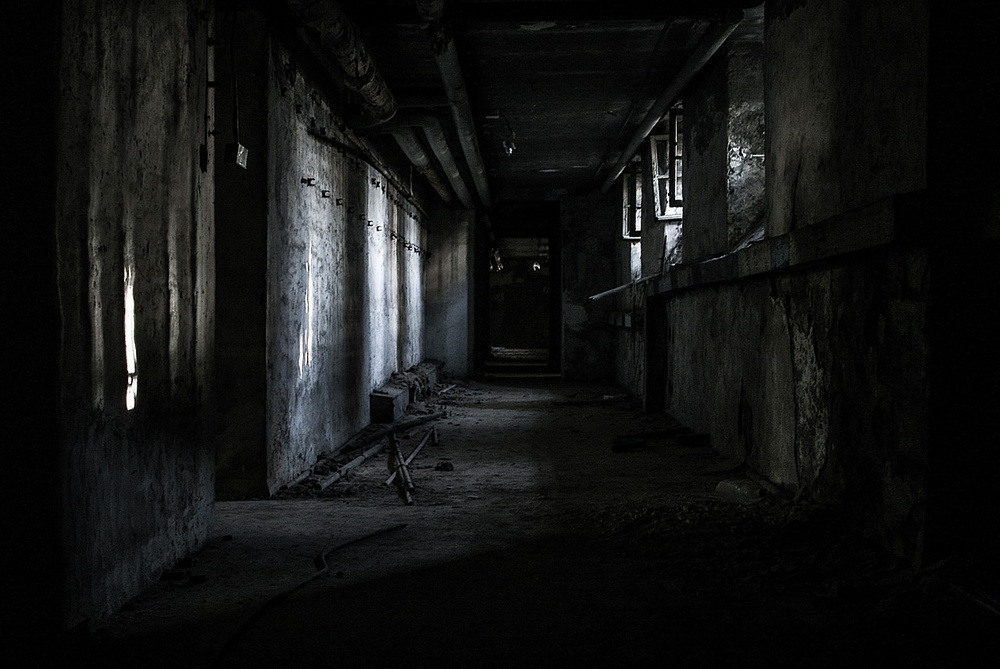
%> input picture Processamento Digital de Imagens/Aula2/imgoriginal.jpg, 1000 x 669 px, shrunk from 1280 x 856 before the run
$ octave imgEqualizar2.m   (GNU Octave 9; MATLAB toolbox functions it lacks are replaced by stand-ins)
%> lines starting %> are read from the running program, lines starting %| are printed output that depends on the picture
pkg load image;
clc;

imgEsc = imread('imgoriginal.jpg');
%> imgEsc is the input picture: size 669x1000x3 uint8; mean R, G, B 19.1, 19.9, 19.3
imgEsc = rgb2gray(imgEsc);
%> imgEsc: size 669x1000 uint8

imgEq = histeq(imgEsc);
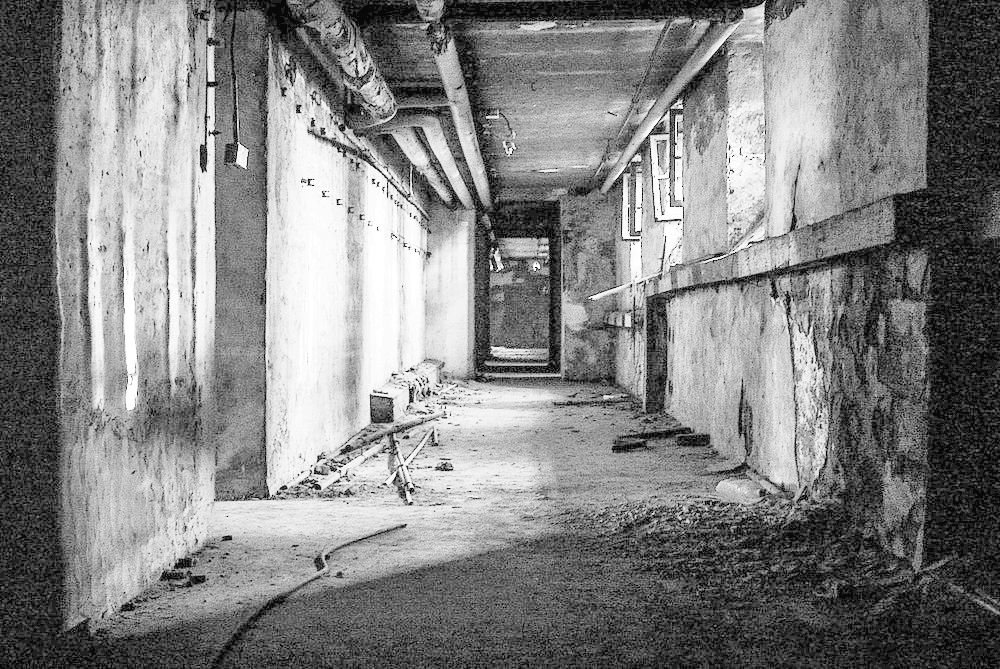
%> imgEq: size 669x1000 uint8; min 8, max 255, mean 130.2
imgEq = imgEq*255;
%> imgEq: size 669x1000 uint8; every value is 255
imgEq = uint8(imgEq);

figure(1),colormap(gray), imshow(imgEsc), title('Imagem escura');
figure(2),colormap(gray), imshow(imgEq), title('Imagem equalizada');
figure(3), colormap(gray),imhist(imgEsc), title('Histograma da imagem inicial');
%> after `title('Histograma da imagem inicial')`:
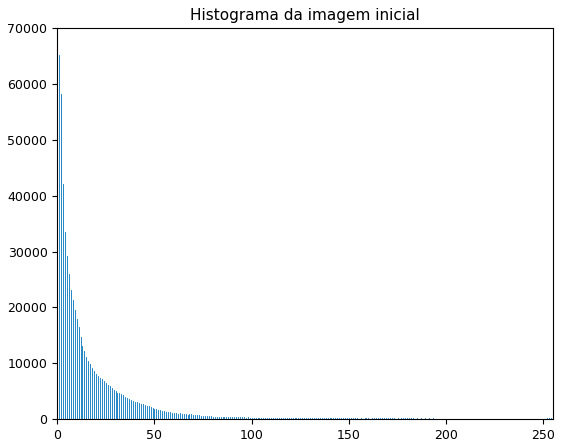
%> figure redrawn from the program's plot data; highest point at x = 1, y = 65138
figure(4), colormap(gray), imhist(imgEq), title('Histograma da imagem equalizada');
%> after `title('Histograma da imagem equalizada')`:
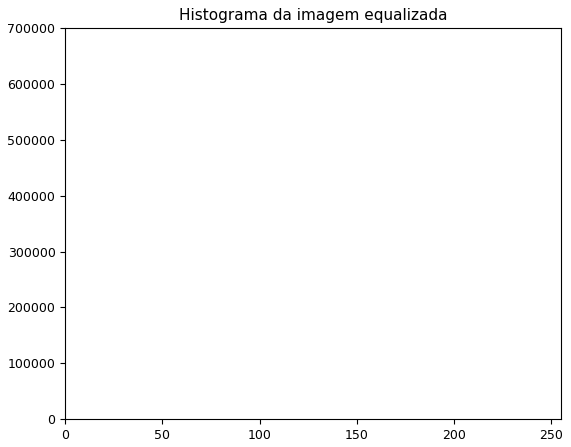
%> figure redrawn from the program's plot data; highest point at x = 255, y = 669000

imwrite(imgEq, 'ImagemEqualizada2.bmp');

$ run again, with Processamento Digital de Imagens/Aula2/ImagemTesteEscuro.bmp saved as Processamento Digital de Imagens/Aula2/imgoriginal.jpg
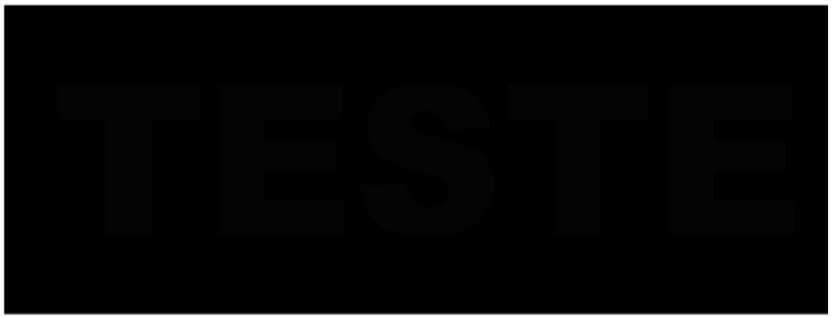
%> input picture Processamento Digital de Imagens/Aula2/ImagemTesteEscuro.bmp, 833 x 317 px
%> imgEsc is the input picture: size 317x833 uint8; min 0, max 255, mean 10.1
%> `imgEq = histeq(imgEsc);`:
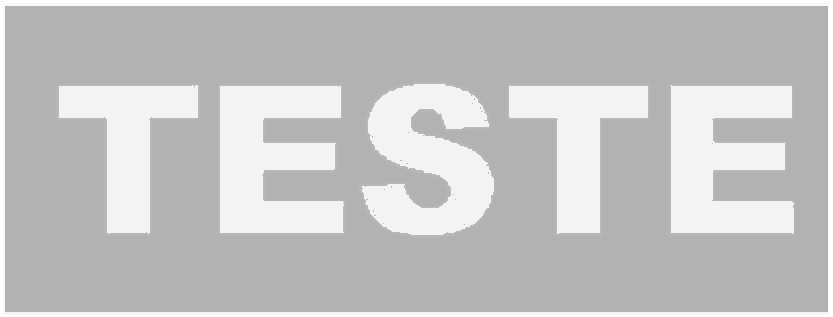
%> imgEq: size 317x833 uint8; min 178, max 255, mean 195.8
%> `title('Histograma da imagem equalizada')`:
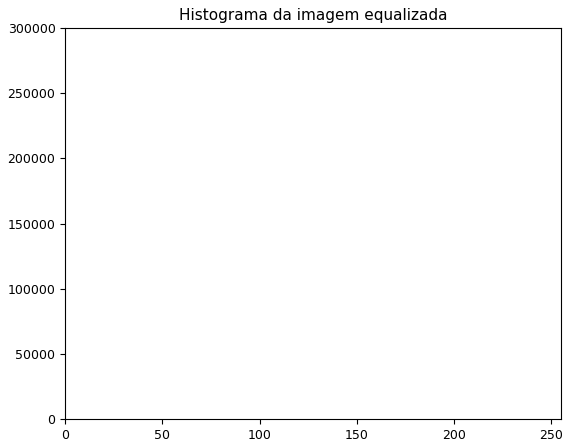
%> figure redrawn from the program's plot data; highest point at x = 255, y = 264061
